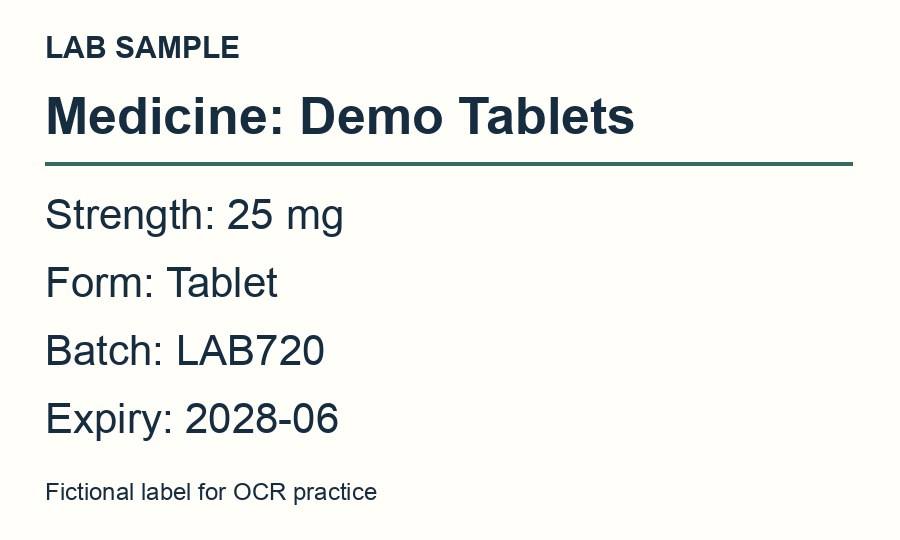
#> input picture assignment9/examples/demo-label.png, 900 x 540 px
$ jupyter execute --allow-errors main.ipynb
#> lines starting #> are read from the running program, lines starting #| are printed output that depends on the picture
# Lab 9 · Vision-based cognitive assistants
**UCS420 · Cognitive Computing**

The first assistant turns a photographed label into a readable transcript and a short field list. The second detects a face, classifies its visible expression and offers a follow-up the person can accept or ignore. Run the cells in order after completing the [setup](README.md).

[cell 1]
from pathlib import Path
import hashlib
import os
import re
import subprocess

import cv2
import numpy as np
import requests
from IPython.display import display
from PIL import Image, ImageOps

LABEL = Path("examples/demo-label.png")
PORTRAIT = Path("examples/astronaut.png")

def load_rgb(path):
    with Image.open(path) as image:
        return ImageOps.exif_transpose(image).convert("RGB")

## 1 · Read a medicine bottle label
Crop to the label so the text fills the frame. The reader enlarges small text, converts it to grayscale and runs English OCR. It preserves the transcript and copies values from explicitly labeled lines. Curved bottles, glare and decimal points deserve particular attention. Compare the transcript with the printed label before using any medicine information.

[cell 2]
def read_label(image):
    gray = ImageOps.autocontrast(ImageOps.grayscale(image))
    scale = min(2, 2000 / max(gray.size))
    gray = gray.resize(tuple(max(1, round(x * scale)) for x in gray.size))
    ok, png = cv2.imencode(".png", np.asarray(gray))
    if not ok:
        raise ValueError("Could not encode label image.")
    run = subprocess.run(
        ["tesseract", "stdin", "stdout", "-l", "eng", "--psm", "6"],
        input=png.tobytes(), capture_output=True, check=True, timeout=60,
    )
    return run.stdout.decode("utf-8").strip()

field_names = {
    "Medicine": ("medicine", "drug name", "product name"),
    "Strength": ("strength",),
    "Form": ("form", "dosage form"),
    "Batch": ("batch", "lot"),
    "Expiry": ("expiry", "expiration", "exp"),
}

def label_fields(text):
    values = {}
    for field, aliases in field_names.items():
        prefix = "|".join(aliases)
        matches = re.findall(rf"^(?:{prefix})[ \t]*[:\-][ \t]*(\S[^\n]*)$",
                             text, re.IGNORECASE | re.MULTILINE)
        values[field] = matches[0].strip() if len(matches) == 1 else None
    return values

label_image = load_rgb(LABEL)
#> in load_rgb, image is the input picture: PIL image 900x540 RGB; mean R, G, B 242.7, 243.2, 239.3
display(ImageOps.contain(label_image, (500, 300)))
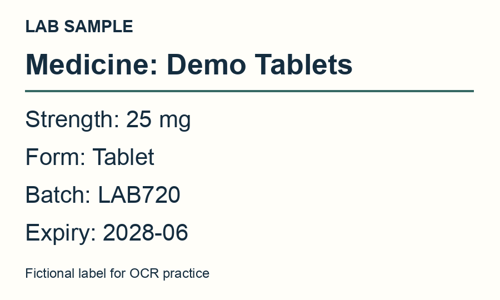
#> shown: PIL image 500x300 RGB; mean R, G, B 242.5, 243, 239.3
#> (the rest of this cell did not finish here and is left out)

#> in read_label, `gray = ImageOps.autocontrast(ImageOps.grayscale(image))`:
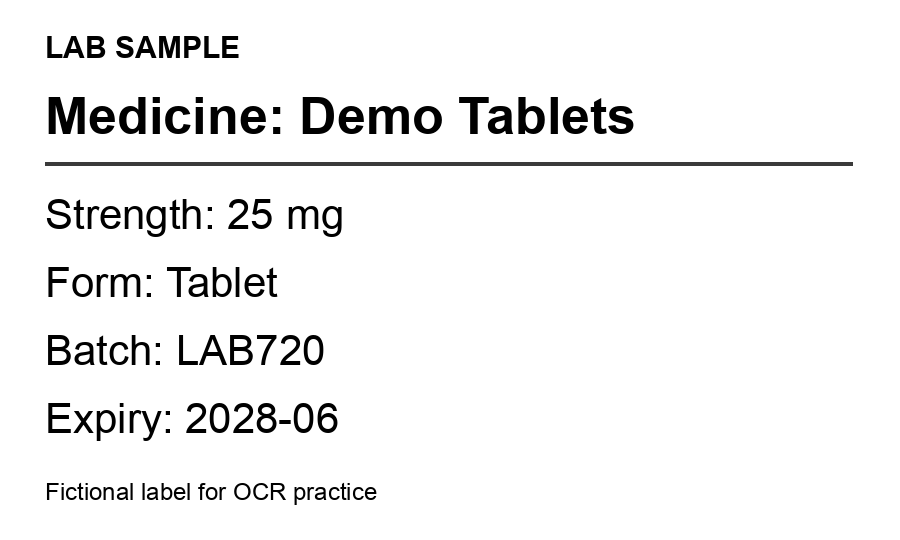
#> gray: PIL image 900x540 L; min 0, max 255, mean 241.7
print(transcript or "No readable text. Try a closer, evenly lit photo.")
print()
for field, value in label_fields(transcript).items():
    print(f"{field:9} {value or 'Check printed label'}")

### Optional · Read the same image with LandingAI
Set `USE_LANDING_AI` to `True` to send the selected image to the ADE Parse API. Set `VISION_AGENT_API_KEY` in the environment before launching Jupyter. Compare the returned text against the image, especially units and dates. [API documentation](https://docs.landing.ai/ade/ade-quickstart)

[cell 3]
USE_LANDING_AI = False

if USE_LANDING_AI:
    key = os.environ.get("VISION_AGENT_API_KEY")
    if not key:
        raise ValueError("Set VISION_AGENT_API_KEY before enabling LandingAI.")
    with LABEL.open("rb") as file:
        response = requests.post(
            "https://api.va.landing.ai/v1/ade/parse",
            headers={"Authorization": f"Bearer {key}"},
            files={"document": (LABEL.name, file)},
            data={"model": "dpt-2-latest"}, timeout=120,
        )
    response.raise_for_status()
    print(response.json()["markdown"])

## 2 · Respond to a visible facial expression
YuNet locates a face and five landmarks. A similarity transform aligns the eyes, nose and mouth for a seven-class MobileFaceNet classifier. The assistant asks what the user wants next. A predicted expression can differ from the person's experience.

The model files are downloaded on first use from a pinned OpenCV Zoo revision. [Detector](https://github.com/opencv/opencv_zoo/tree/main/models/face_detection_yunet) · [Classifier](https://github.com/opencv/opencv_zoo/tree/main/models/facial_expression_recognition)

[cell 4]
BASE = ("https://media.githubusercontent.com/media/opencv/opencv_zoo/"
        "48b10fa505aeb51fbd127fc60a5c660040e823b7/models/")

def model_file(folder, filename, digest):
    path = Path(".models") / filename
    if path.exists() and hashlib.sha256(path.read_bytes()).hexdigest() == digest:
        return str(path)
    response = requests.get(f"{BASE}{folder}/{filename}", timeout=60)
    response.raise_for_status()
    if hashlib.sha256(response.content).hexdigest() != digest:
        raise ValueError(f"Unexpected checksum for {filename}")
    path.parent.mkdir(exist_ok=True)
    path.write_bytes(response.content)
    return str(path)

#> (the rest of this cell did not finish here and is left out)

expression_file = model_file("facial_expression_recognition",
                             "facial_expression_recognition_mobilefacenet_2022july.onnx",
                             "4f61307602fc089ce20488a31d4e4614e3c9753a7d6c41578c854858b183e1a9")
detector = cv2.FaceDetectorYN.create(detector_file, "", (320, 320), score_threshold=0.85)
classifier = cv2.dnn.readNetFromONNX(expression_file)

[cell 5]
classes = ("angry", "disgust", "fearful", "happy", "neutral", "sad", "surprised")
prompts = {
    "angry": "Would you like a pause or a different approach?",
    "disgust": "Would you like to switch topics?",
    "fearful": "Would it help to go one step at a time?",
    "happy": "Would you like to keep going?",
    "neutral": "What would you like to work on next?",
    "sad": "Would you prefer a break or some company?",
    "surprised": "Would you like me to explain that another way?",
}
template = np.float32([[38.2946, 51.6963], [73.5318, 51.5014], [56.0252, 71.7366],
                       [41.5493, 92.3655], [70.7299, 92.2041]])

def expression_assistant(image):
    frame = cv2.cvtColor(np.asarray(ImageOps.contain(image, (960, 960))), cv2.COLOR_RGB2BGR)
    height, width = frame.shape[:2]
    detector.setInputSize((width, height))
    _, faces = detector.detect(frame)
    if faces is None or len(faces) == 0:
        return None, "No face detected. Try a well-lit, front-facing photo."
    if len(faces) > 1:
        return None, "Several faces detected. Crop the photo to one person."
    points = faces[0, 4:14].reshape(5, 2)
    transform, _ = cv2.estimateAffinePartial2D(points, template, method=cv2.LMEDS)
    if transform is None:
        return None, "Could not align the face. Try a different photo."
    crop = cv2.warpAffine(frame, transform, (112, 112))
    blob = cv2.dnn.blobFromImage(crop, 1 / 127.5, mean=(127.5,) * 3, swapRB=True)
    classifier.setInput(blob)
    label = classes[int(classifier.forward().argmax())]
    return label, prompts[label]

portrait = load_rgb(PORTRAIT)
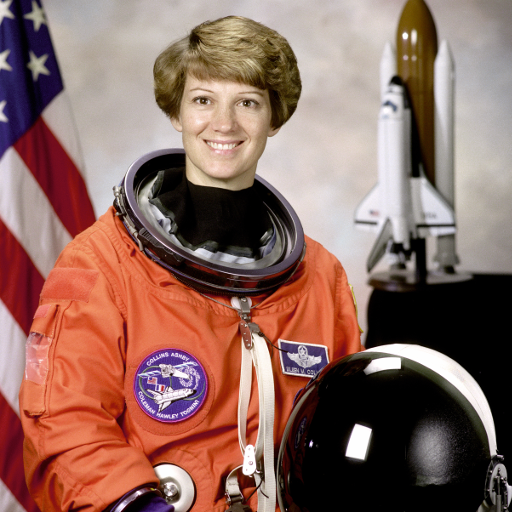
#> input picture assignment9/examples/astronaut.png, 512 x 512 px
#> in load_rgb, image is the input picture: PIL image 512x512 RGB; mean R, G, B 141.6, 105.8, 96.5
display(ImageOps.contain(portrait, (300, 300)))
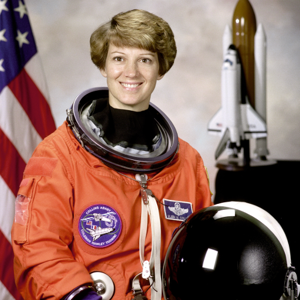
#> shown: PIL image 300x300 RGB; mean R, G, B 141.6, 105.8, 96.5
#> (the rest of this cell did not finish here and is left out)

#> in expression_assistant, `frame = cv2.cvtColor(np.asarray(ImageOps.contain(image, (960, 960))), ..`:
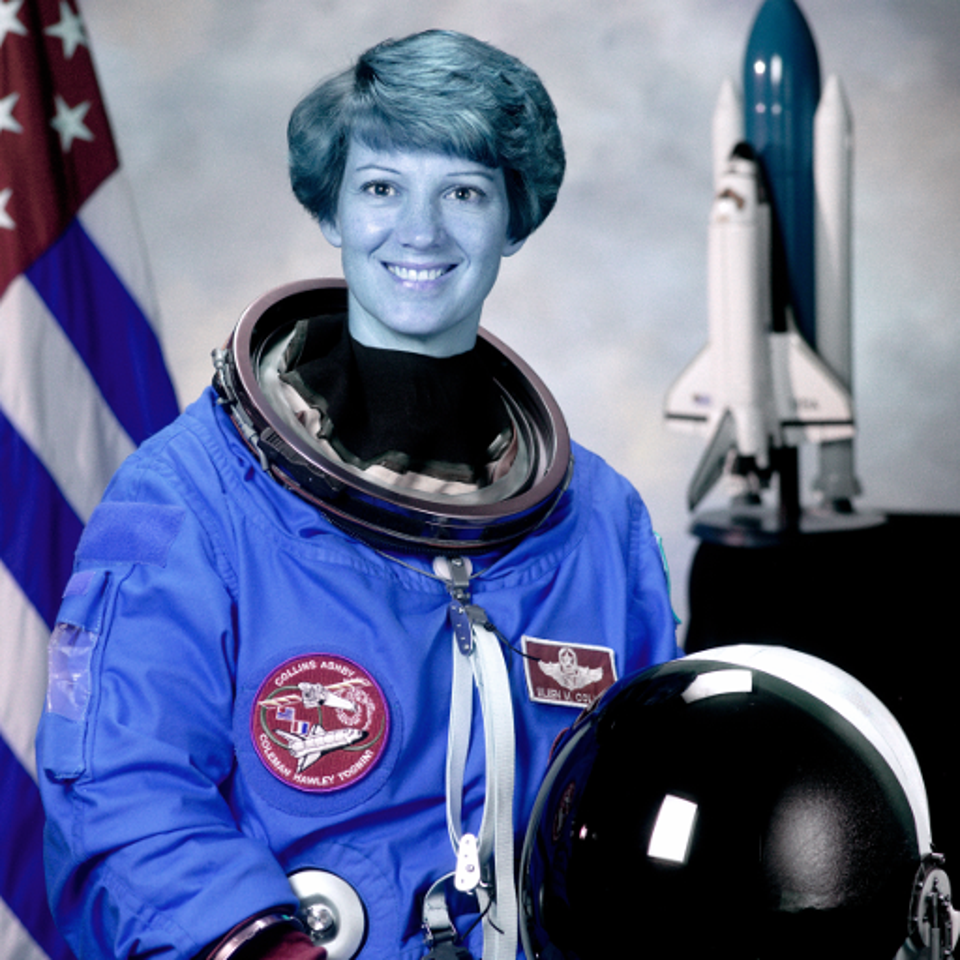
#> frame: shape (960, 960, 3); mean R, G, B 96.5, 105.8, 141.6
if expression:
    print("Predicted facial expression:", expression)
print("Assistant:", reply)

## Check the results
Compare the transcription with the five printed values on the fictional label. The NASA portrait provides a smiling example. Blank and two-person images exercise cases where the assistant should ask for a better input. These examples check behavior on specific images. Estimating accuracy would require a larger labeled evaluation set.

[cell 6]
sample = load_rgb("examples/demo-label.png")
